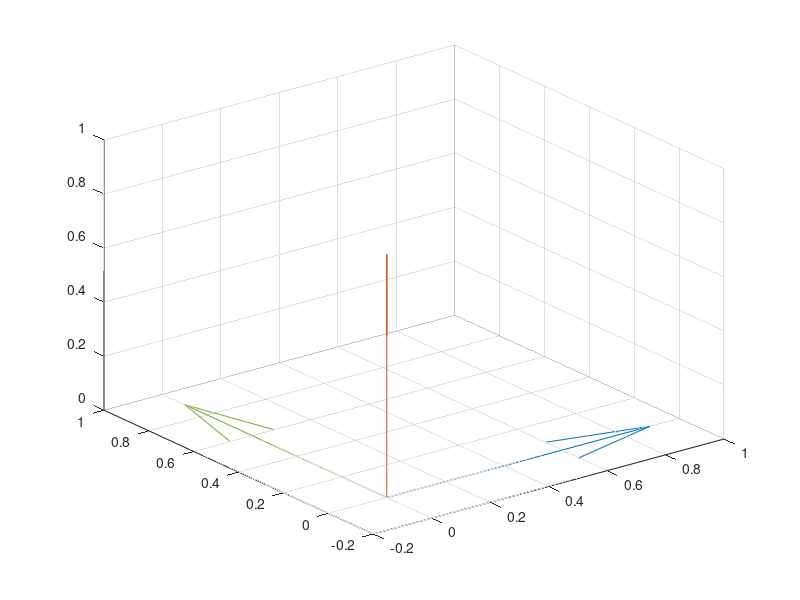

The MATLAB script that drew this image: (Note: this script raises an error after producing the figure.)
close all;
%%
end_time = .75;
dt = .25;
xw = [1; 0; 0];
yw = [0; 1; 0];
zw = [0; 0; 1];
bodyframe = zeros(3,3);

omega = zeros(3, 1);
position = zeros(3, 1);
velocity = zeros(3, 1);
acceleration = zeros(3, 1);
angles = zeros(3, 1);
velocity_body = 0;

u = [1; 1; 0; 0]; %thrust, roll, pitch, yaw moments
I = [0.1 0 0;
	 0 0.1 0;
	 0 0 0.1]; %The moment of inertia matrix. It is symmetric because I am using a simplified model of the quad
mass = 0.5; % Check the units on this
g = 9.8;
quiver3(0, 0, 0, 1, 0, 0); %x world
hold on;
quiver3(0, 0, 0, 0, 1, 0); %y world
quiver3(0, 0, 0, 0, 0, 1); %z world
%quiver3(0, 0, 0, xt(1), xt(2), xt(3)); %x body
%quiver3(0, 0, 0, yt(1), yt(2), yt(3)); %y body
%quiver3(0, 0, 0, zt(1), zt(2), zt(3)); %z body
hold off;
%%
for t = 0:dt:end_time
	%% Get the inputs from the controller
	%u = get_inputs(x); %this will ultimetely come from the
	%IK/differentially flat stuff
	%% Calculate the change in the body frame of the quad
	% This should involve numeric integration of the angular velocity
	% equations
	omegadot = getAngularAccel(omega, u([2 3 4]), I);
	omega = omega + omegadot * dt; % very simple integration could probably use something better (like trapezoidal) (might want to write a function for that if its used a lot)
	angles = angles + omega * dt; % each term of omega should be the time derivative of the Euler angles
	rotMat = eul2rotm(angles', 'XYZ'); % eul2rotm uses ZYX as default, so I changed it to xyz
	% make the rotation matrix from the world frame to the body frame with the given euler angles
	% should test this stuff visually and make sure it looks correct
	% can also consider making the intermideate axis based on the yaw
	% rotation and working with that instead of the default maltab one.
	xt = rotMat * xw; % need a good way to graph this
	yt = rotMat * yw;
	zt = rotMat * zw;
	
	bodyframe(:, 1) = rotMat * xw;
	bodyframe(:, 2) = rotMat * yw;
	bodyframe(:, 3) = rotMat * zw;
	
	%% Update the acceleration of the quad - might not need this if all the calculations are done in the body frame
	accelerationMag = u(1)/mass; % need to ADD IN gravity - so its probably best if i make this a vector
	velocity_body = velocity_body + accelerationMag * dt; % this is making
	%the velocity a scalar value because it is only ever in the direction
	%of the z_B (double check this)
	position = position + velocity_body * bodyframe(:, 3) * dt;
	hold on;
	quiver3(0, 0, 0, position(1), position(2), position(3));
	hold off;
end

function omegadot = getAngularAccel(omega, moments, I)
	omegadot = inv(I) * (moments - (cross(omega, I * omega)));
end